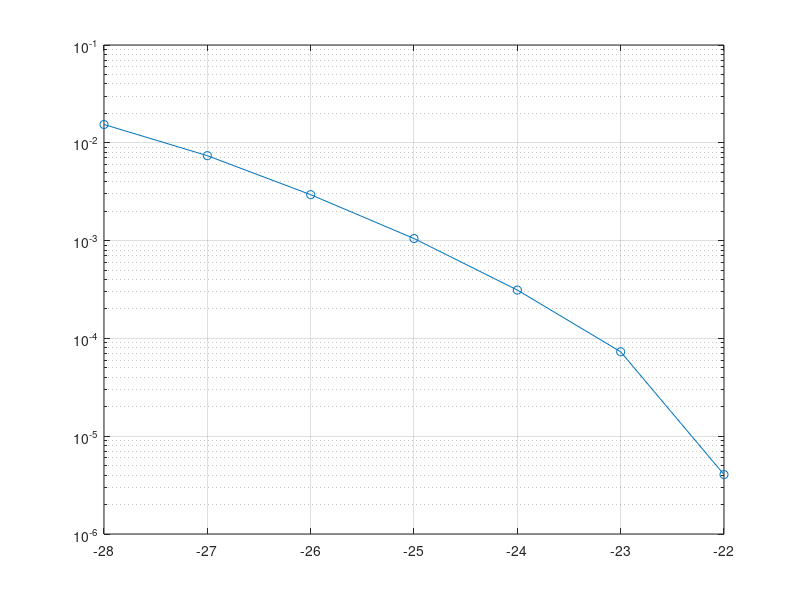

This chart was generated by the following MATLAB code: (Note: this script raises an error after producing the figure.)
% This is for 0b.mat (without the hybrid combiner) using MLcombiner
% with KCMA = 25;

N0 = [22 23 24 25 26 27 28];
BER = [4.054e-6 7.297e-5 3.122e-4 1.05e-3 2.948e-3 7.385e-3 1.539e-2];

figure(100);
semilogy(-N0,BER,'o-'); grid on;
ax = gca;
ax.FontName = 'Times New Roman';
ax.XLabel.Interpreter = 'LaTeX';
ax.XLabel.String = '$1/N_0$ (dB)';
ax.YLabel.Interpreter = 'LaTeX';
ax.YLabel.String = 'BER';

% This is for 40a.mat (with the hybrid combiner) using MRCcombiner
% with KCMA = 15;

N0c = [18 19 20 21 22 23 24];
BERc = [4.054e-6 2.838e-5 1.581e-4 7.906e-4 2.023e-3 5.5595e-3 1.287e-2];

figure(101);
semilogy(-N0c,BERc,'o-'); grid on;
ax = gca;
ax.FontName = 'Times New Roman';
ax.XLabel.Interpreter = 'LaTeX';
ax.XLabel.String = '$1/N_0$ (dB)';
ax.YLabel.Interpreter = 'LaTeX';
ax.YLabel.String = 'BER';

% This is for 40a.mat (with the hybrid combiner) using MRCcombiner
% with KCMA = 25;
N0c2 = [20 21 22 23 24 25];
BERc2 = [4.054e-5 1.824e-4 7.216e-4 2.4e-3 6.1e-3 1.4e-2];

figure(102);
semilogy(-N0c2,BERc2,'o-'); grid on;
ax = gca;
ax.FontName = 'Times New Roman';
ax.XLabel.Interpreter = 'LaTeX';
ax.XLabel.String = '$1/N_0$ (dB)';
ax.YLabel.Interpreter = 'LaTeX';
ax.YLabel.String = 'BER';

% This is for 50a.mat (without the hybrid combiner) using MLcombiner
% with KCMA = 25;

N02 = [22 23 24 25 26 27 28];
BER2 = [8.108e-6 7.297e-5 3.892e-4 1.184e-3 3.13e-3 7.739e-3 1.628e-2];

figure(103);
semilogy(-N02,BER2,'o-'); grid on;
ax = gca;
ax.FontName = 'Times New Roman';
ax.XLabel.Interpreter = 'LaTeX';
ax.XLabel.String = '$1/N_0$ (dB)';
ax.YLabel.Interpreter = 'LaTeX';
ax.YLabel.String = 'BER';

figure(200);
semilogy(-N0,BER,'s-',-N0c,BERc,'o-',-N0c2,BERc2,'o-',-N02,BER2,'s-'); grid on;
ax = gca;
ax.FontName = 'Times New Roman';
ax.XLabel.Interpreter = 'LaTeX';
ax.XLabel.String = '$1/N_0$ (dB)';
ax.YLabel.Interpreter = 'LaTeX';
ax.YLabel.String = 'BER';
